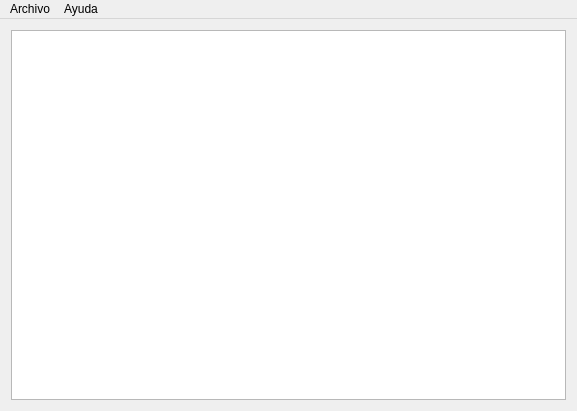
<?xml version="1.0" encoding="UTF-8"?>
<ui version="4.0">
 <class>MainWindow</class>
 <widget class="QMainWindow" name="MainWindow">
  <property name="geometry">
   <rect>
    <x>0</x>
    <y>0</y>
    <width>577</width>
    <height>411</height>
   </rect>
  </property>
  <property name="windowTitle">
   <string>DuPlaystation</string>
  </property>
  <property name="windowIcon">
   <iconset resource="res.qrc">
    <normaloff>:/psx2.png</normaloff>:/psx2.png</iconset>
  </property>
  <widget class="QWidget" name="centralWidget">
   <layout class="QGridLayout" name="gridLayout">
    <item row="0" column="0">
     <widget class="QTableWidget" name="tableWidget">
      <property name="alternatingRowColors">
       <bool>false</bool>
      </property>
      <property name="iconSize">
       <size>
        <width>25</width>
        <height>25</height>
       </size>
      </property>
      <property name="showGrid">
       <bool>true</bool>
      </property>
      <property name="sortingEnabled">
       <bool>true</bool>
      </property>
     </widget>
    </item>
   </layout>
  </widget>
  <widget class="QMenuBar" name="menuBar">
   <property name="geometry">
    <rect>
     <x>0</x>
     <y>0</y>
     <width>577</width>
     <height>21</height>
    </rect>
   </property>
   <widget class="QMenu" name="menuArchivo">
    <property name="title">
     <string>Archivo</string>
    </property>
    <addaction name="actionQuit"/>
   </widget>
   <widget class="QMenu" name="menuAyuda">
    <property name="title">
     <string>Ayuda</string>
    </property>
    <addaction name="actionAbout"/>
   </widget>
   <addaction name="menuArchivo"/>
   <addaction name="menuAyuda"/>
  </widget>
  <action name="actionQuit">
   <property name="text">
    <string>Quitar</string>
   </property>
  </action>
  <action name="actionAbout">
   <property name="icon">
    <iconset resource="res.qrc">
     <normaloff>:/psx2.png</normaloff>:/psx2.png</iconset>
   </property>
   <property name="text">
    <string>Acerca de</string>
   </property>
  </action>
 </widget>
 <layoutdefault spacing="6" margin="11"/>
 <resources>
  <include location="res.qrc"/>
 </resources>
 <connections/>
</ui>
